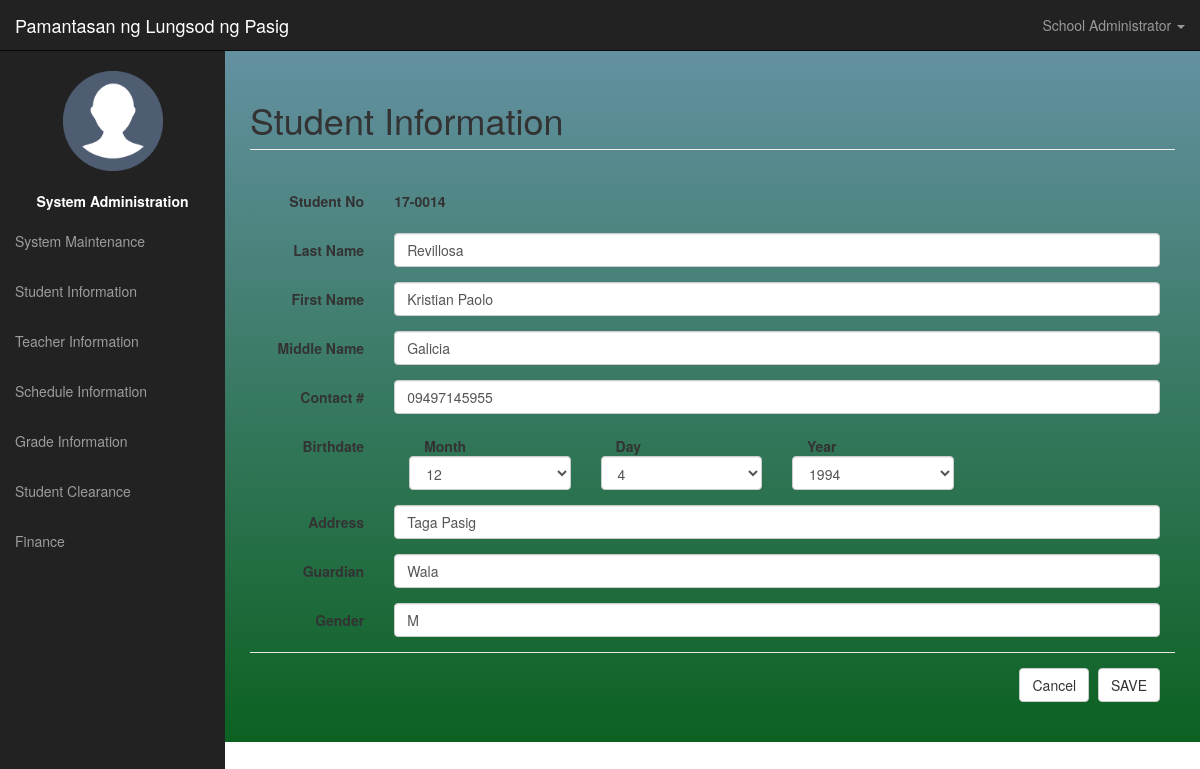
The app's page /admin-panel/studentDetails.php?key=1 (signed in), older data.
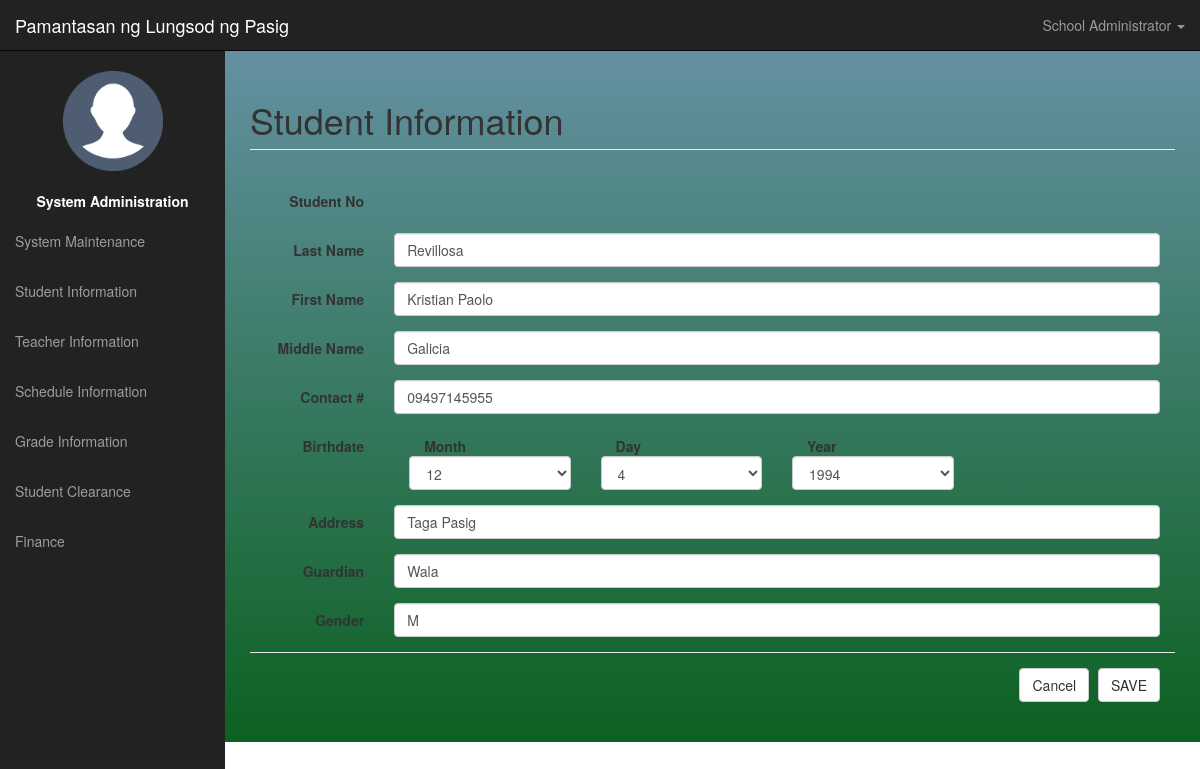
The same page, newer data.
### tables this page shows
CREATE TABLE `information` (
  `InformationKey` int(11) NOT NULL,
  `SchoolName` varchar(255) NOT NULL,
  `SchoolLogo` varchar(250) NOT NULL,
  `SchoolMission` varchar(500) NOT NULL,
  `SchoolVision` varchar(500) NOT NULL,
  `SchoolHymn` varchar(500) NOT NULL
);

CREATE TABLE `stud_student` (
  `StudentKey` int(11) NOT NULL,
  `StudentNo` varchar(10) NOT NULL,
  `LastName` varchar(100) NOT NULL,
  `FirstName` varchar(100) NOT NULL,
  `MiddleName` varchar(100) NOT NULL,
  `isOnlyChild` tinyint(4) NOT NULL,
  `Address` varchar(255) NOT NULL,
  `ContactNo` varchar(13) NOT NULL,
  `DOB` date NOT NULL,
  `GuardianName` varchar(100) NOT NULL,
  `Gender` varchar(1) NOT NULL,
  `username` varchar(100) NOT NULL,
  `password` varchar(100) NOT NULL,
  `isActive` tinyint(1) NOT NULL DEFAULT '0'
);

### admin-panel/studentDetails.php (the view, shortened to what this page needs)
<div id="wrapper">
<?php
	include("ui-navigation.php");
	$cnt = count($_GET);
	$row = "";
	$title = "Register New Student";
	$id="";
	if($cnt>0){
		$title = "Student Information";
		$id = $_GET['key'];
		$sql = "call sp_getStudent($id)";
		include("config.php");
		$result = mysqli_query($conn,$sql)or die (mysqli_error($conn));
		$row = mysqli_fetch_array($result);
	}
?>
<div id="page-wrapper">
	<div class="container-fluid">
        <div class="row">
			<div class="col-lg-12">
				<h1 class="page-header">
					<?php echo $title; ?>
                </h1>
            </div>
        </div>
		<div class="row">
			<div>
				<form method="post" action="script-student.php?x=<?php echo $id; ?>">
					<div class="row form-horizontal col-lg-12">
						<div class="form-group">
							<label for="inputName" class="col-sm-2 control-label">Student No</label>
							<div class="col-sm-10">
								<p class="form-control-static"><strong><?php echo getData("StudentNo",$row);?></strong></p>
							</div>
						</div>
					</div>
					<div class="row form-horizontal col-lg-12">
						<div class="form-group">
							<label for="inputName" class="col-sm-2 control-label">Last Name</label>
							<div class="col-sm-10">
								<input type="text" class="form-control" id="inputName" placeholder="Last Name" name="txtLName" value="<?php echo getData("LastName",$row);?>">
							</div>
						</div>
					</div>
					<div class="row form-horizontal col-lg-12">
						<div class="form-group">
							<label for="inputName" class="col-sm-2 control-label">First Name</label>
							<div class="col-sm-10">
								<input type="text" class="form-control" id="inputName" placeholder="First Name" name="txtFName" value="<?php echo getData("FirstName",$row);?>">
							</div>
						</div>
					</div>
					<div class="row form-horizontal col-lg-12">
						<div class="form-group">
							<label for="inputName" class="col-sm-2 control-label">Middle Name</label>
							<div class="col-sm-10">
								<input type="text" class="form-control" id="inputName" placeholder="Middle Name" name="txtMName" value="<?php echo getData("MiddleName",$row);?>">
							</div>
						</div>
					</div>
					<div class="row form-horizontal col-lg-12">
						<div class="form-group">
							<label for="inputName" class="col-sm-2 control-label">Contact #</label>
							<div class="col-sm-10">
								<input type="text" class="form-control" id="inputName" placeholder="Contact #" name="txtCont" value="<?php echo getData("ContactNo",$row);?>">
							</div>
						</div>
					</div>
					<div class="row form-horizontal col-lg-12">
						<div class="form-group">
							<label for="inputName" class="col-sm-2 control-label">Birthdate</label>
							<div class="col-sm-10">
								<div class="col-sm-3">
									<label for="inputEmail3" class="col-sm-3 control-label">Month</label>
									<select class="form-control" name="txtMonth">
									<?php
										gntCmb(date('m', strtotime(getData("DOB",$row))),13,false);
									?>
									</select>
								</div>
								<div class="col-sm-3">
									<label for="inputEmail3" class="col-sm-3 control-label">Day</label>
									<select class="form-control" name="txtDay">
									</select>
								</div>
								<div class="col-sm-3">
									<label for="inputEmail3" class="col-sm-3 control-label">Year</label>
									<select class="form-control" name="txtYear">
									<?php
										gntCmb(date('Y', strtotime(getData("DOB",$row))),date("Y") - 6,true);
									?>
									</select>
								</div>
							</div>
						</div>
					</div>
					<div class="row form-horizontal col-lg-12">
						<div class="form-group">
							<label for="inputName" class="col-sm-2 control-label">Address</label>
							<div class="col-sm-10">
								<input type="text" class="form-control" id="inputName" placeholder="Address" name="txtAdd" value="<?php echo getData("Address",$row);?>">
							</div>
						</div>
					</div>
					<div class="row form-horizontal col-lg-12">
						<div class="form-group">
							<label for="inputName" class="col-sm-2 control-label">Guardian</label>
							<div class="col-sm-10">
								<input type="text" class="form-control" id="inputName" placeholder="Guardian Name" name="txtGrdn" value="<?php echo getData("GuardianName",$row);?>">
							</div>
						</div>
					</div>
					<div class="row form-horizontal col-lg-12">
						<div class="form-group">
							<label for="inputName" class="col-sm-2 control-label">Gender</label>
							<div class="col-sm-10">
								<input type="text" class="form-control" id="inputName" placeholder="Gender" name="txtGender" value="<?php echo getData("Gender",$row);?>">
							</div>
						</div>
					</div>
					<div class="form-group col-lg-12">
						<div class="modal-footer">
							<a href="student.php" type="button" class="btn btn-default">Cancel</a>
							<button type="submit" class="btn btn-default" name="btnOffialEnroll">SAVE</button>
						</div>
					</div>
				</form>
			</div>
		</div>
    </div>
</div>
</div>

### admin-panel/ui-navigation.php (shortened to what this page needs)
<?php
    include("scripts/script-complete.php");
	$name = ($_SESSION['name']);
    $sql = "select * from information";
    $row = mysqli_fetch_array(exexSQLget($sql));
?>
<html lang="en">
  <head>
    <link href="../css/bootstrap.min.css" rel="stylesheet">
	<link href="../config/css/sb-admint.css" rel="stylesheet">
	<link href="../config/css/custom.css" rel="stylesheet">
  </head>
	<nav class="navbar navbar-inverse navbar-fixed-top" role="navigation">
            <div class="navbar-header">
                <a class="navbar-brand" href="index.html"><?php echo $row['SchoolName']; ?></a>
            </div>
            <ul class="nav navbar-right top-nav">
                <li class="dropdown">
                    <a href="#" class="dropdown-toggle" data-toggle="dropdown"><i class="fa fa-user"></i> <?php echo $name; ?> <b class="caret"></b></a>
                </li>
            </ul>
            <div class="collapse navbar-collapse navbar-ex1-collapse">
                <ul class="nav navbar-nav side-nav">
					<center>
					<li>
							<br>
							<img  src="../img/def.png" width=100px height=100px/>
							<br><br>
							<label><font color=white>System Administration</font></label>
							<br>
					</li>
					</center>
					<li>
                        <a href="dashboard.php"><i class="fa fa-fw fa-bar-chart-o"></i> System Maintenance</a>
                    </li>
                    <li>
                        <a href="student.php"><i class="fa fa-fw fa-bar-chart-o"></i> Student Information</a>
                    </li>
                    <li>
                        <a href="teacher.php"><i class="fa fa-fw fa-table"></i> Teacher Information</a>
                    </li>
					<li>
                        <a href="schedule.php"><i class="fa fa-fw fa-table"></i> Schedule Information</a>
                    </li>
					<li>
                        <a href="grade.php"><i class="fa fa-fw fa-table"></i> Grade Information</a>
                    </li>
                    <li>
                        <a href="clearance.php"><i class="fa fa-fw fa-edit"></i> Student Clearance </a>
                    </li>
                    <li>
                        <a href="finance.php"><i class="fa fa-fw fa-edit"></i> Finance</a>
                    </li>
                </ul>
            </div>
        </nav>

### admin-panel/scripts/script-complete.php (shortened to what this page needs)
<?php
function getData($varName,$row){
	$value = "";
	$cnt = count($_GET);
	if($cnt>0){
		$value = $row["$varName"];
	}
	else{
		if($varName == "StudentNo"){
			$value = "XX - XXXX";
		}
	}
	return $value;
}
function gntCmb($iden,$max,$isYear){;
	if($isYear){
		for($max;$max>1980;$max--){
			if($iden==$max){
				echo '<option selected="selected">'. $max .'</option>';
			}
			else{
				echo '<option>'. $max .'</option>';
			}
		}
	}
	else{
		for($x=1;$x<$max;$x++){
			if($iden==$x){
				echo '<option selected="selected">'. $x .'</option>';
			}
			else{
				echo '<option>'. $x .'</option>';
			}
		}
	}
}
function exexSQLget($sql){
	include("config.php");
	$result = mysqli_query($conn,$sql)or die(mysqli_error($conn));
	if(mysqli_num_rows($result)>0){
		return $result;
	}
}
?>

### config/css/sb-admint.css (style rules this page uses)
#wrapper { padding-left: 0; }
#page-wrapper { width: 100%; padding: 0; }
@media (min-width:768px) { #wrapper { padding-left: 225px; } }
@media (min-width:768px) { #page-wrapper { padding: 10px; } }
.top-nav { padding: 0 15px; }
.top-nav>li { display: inline-block; float: left; }
.top-nav>li>a { padding-top: 15px; padding-bottom: 15px; line-height: 20px; color: #999; }
@media (min-width:768px) { .side-nav { position: fixed; top: 51px; left: 225px; width: 225px; margin-left: -225px; border: none; border-radius: 0; overflow-y: auto; background-color: #222; bottom: 0; overflow-x: hidden; padding-bottom: 40px; } }
@media (min-width:768px) { .side-nav>li>a { width: 225px; } }

### config/css/custom.css (style rules this page uses)
html,body { #background-image: linear-gradient(rgb(100, 145, 162), rgb(12, 97, 33)); #background: red; background-repeat:no-repeat; height:100%; }
div#wrapper { background-image: linear-gradient(rgb(100, 145, 162), rgb(12, 97, 33)); #background-color: #222222; }

Row changes from the older to the newer data that the page shows:
changed stud_student "Revillosa": StudentNo "17-0014" → (not shown)
